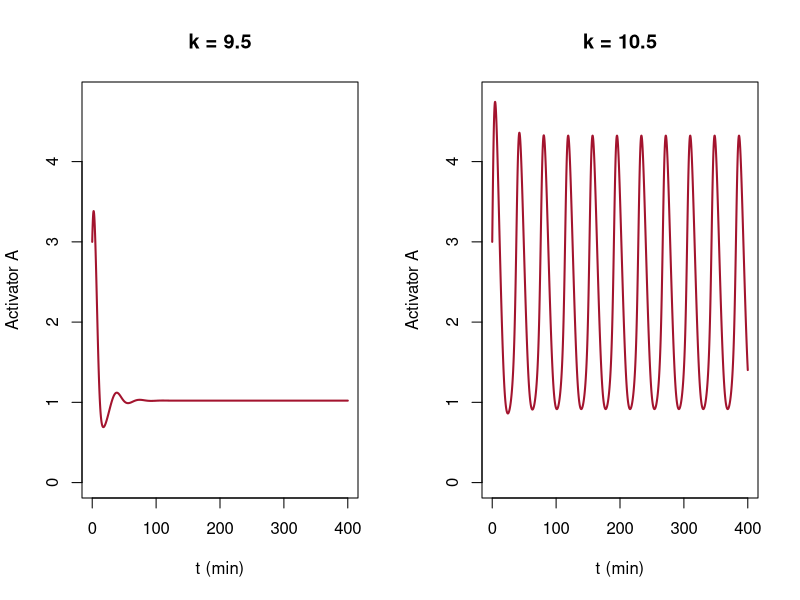

This chart was generated by the following R code:
# Fig. 4.22: Gene regulation with activator and repressor (book, Section 4.4, Eq. 4.18)
# dA/dt = k A^2/(A^2 + 10 (1 + 5R)) - A + 0.4,  dR/dt = 0.3 A^2/(A^2 + 10 (1 + 5R)) - 0.2 R  with A(0) = 3, R(0) = 0.2
# left k = 9.5: damped oscillation; right k = 10.5: limit cycle
# (c) 2026 Philipp Kügler · Program for the book "Dynamical Systems in the Life Sciences" · MIT License (see LICENSE)
library(deSolve)                         # package deSolve: install.packages("deSolve")
loese <- function(f, z0, t) ode(z0, t, function(t, z, p) list(f(t, z)), NULL, method = "lsoda", rtol = 1e-10, atol = 1e-12)

t <- seq(0, 400, length.out = 4001)
par(mfrow = c(1, 2))
for (k in c(9.5, 10.5)) {
  f <- function(t, z) c(k * z[1]^2 / (z[1]^2 + 10 * (1 + 5 * z[2])) - z[1] + 0.4,
                        0.3 * z[1]^2 / (z[1]^2 + 10 * (1 + 5 * z[2])) - 0.2 * z[2])
  A <- loese(f, c(3, 0.2), t)[, 2]
  plot(t, A, type = "l", col = rgb(0.64, 0.08, 0.18), lwd = 2, ylim = c(0, 4.8), xlab = "t (min)", ylab = "Activator A", main = sprintf("k = %g", k))
  spaet <- t > 200                       # maxima after the transient
  i <- which(A[2:4000] > A[1:3999] & A[2:4000] > A[3:4001] & spaet[2:4000]) + 1
  schwankung <- max(A[spaet]) - min(A[spaet])
  if (schwankung > 0.01) {
    cat(sprintf("k = %g: variation of A for t > 200: %.3f, period %.1f min\n", k, schwankung, mean(diff(t[i]))))
  } else {
    cat(sprintf("k = %g: variation of A for t > 200: %.3f (steady state)\n", k, schwankung))
  }
}
